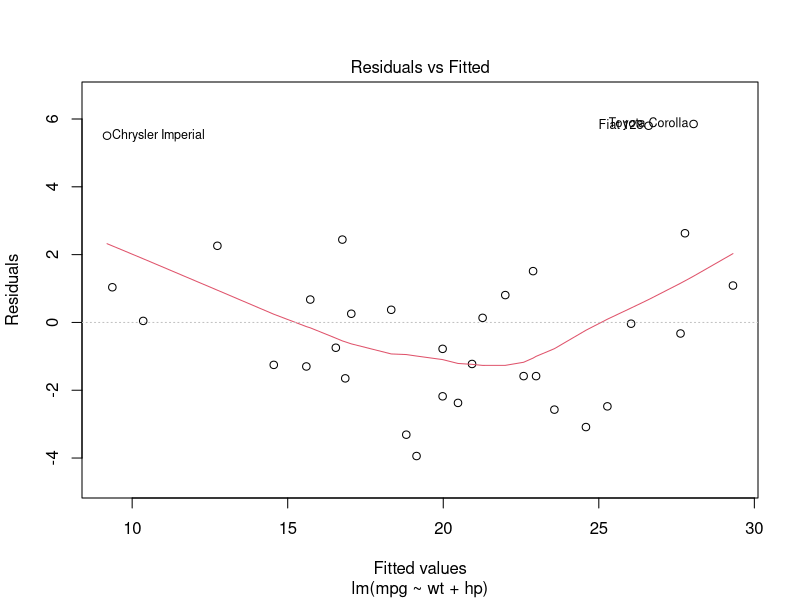
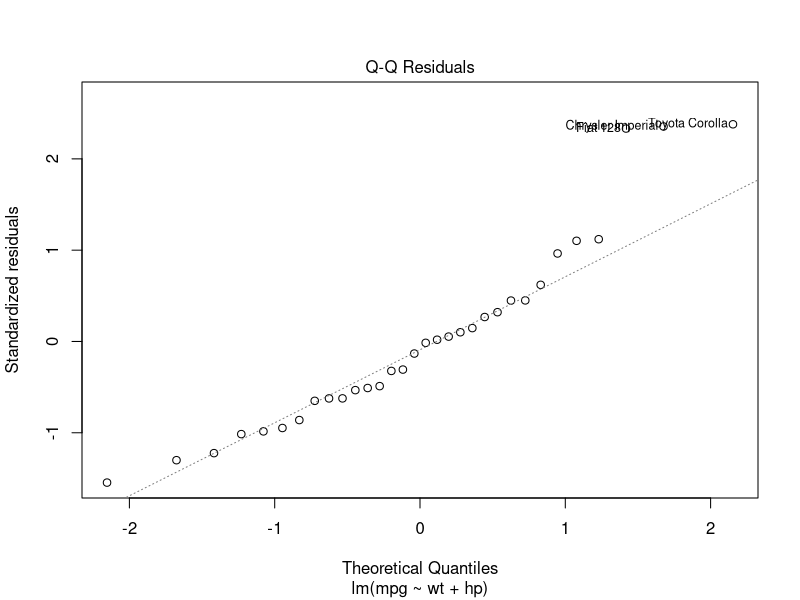
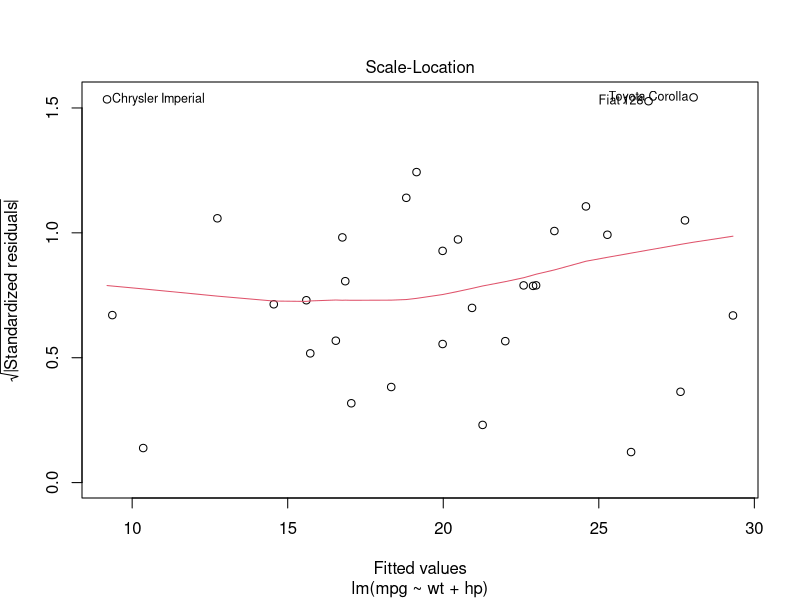
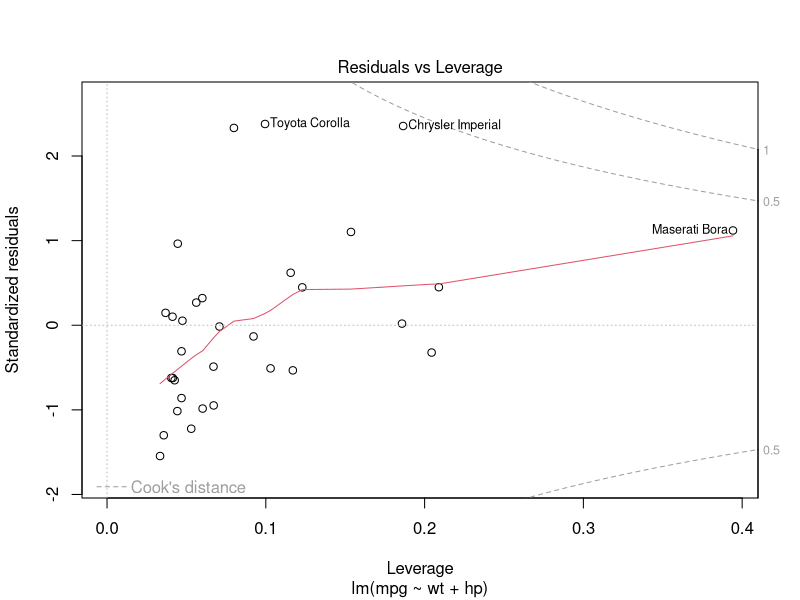

Write R code to recreate these figures, in order.
## ---- chunk 1
data(mtcars)
mtcars$cyl <- factor(mtcars$cyl)
mtcars$vs <- factor(mtcars$vs)
mtcars$am <- factor(mtcars$am)
mtcars$gear <- factor(mtcars$gear)
mtcars$carb <- factor(mtcars$carb)
summary (mtcars)
## ---- chunk 2
fit <- lm(mpg ~ wt + hp, data=mtcars)
summary(fit)$coefficients
## ---- chunk 3
summary(fit)$r.squared
## ---- chunk 4
plot(fit)
